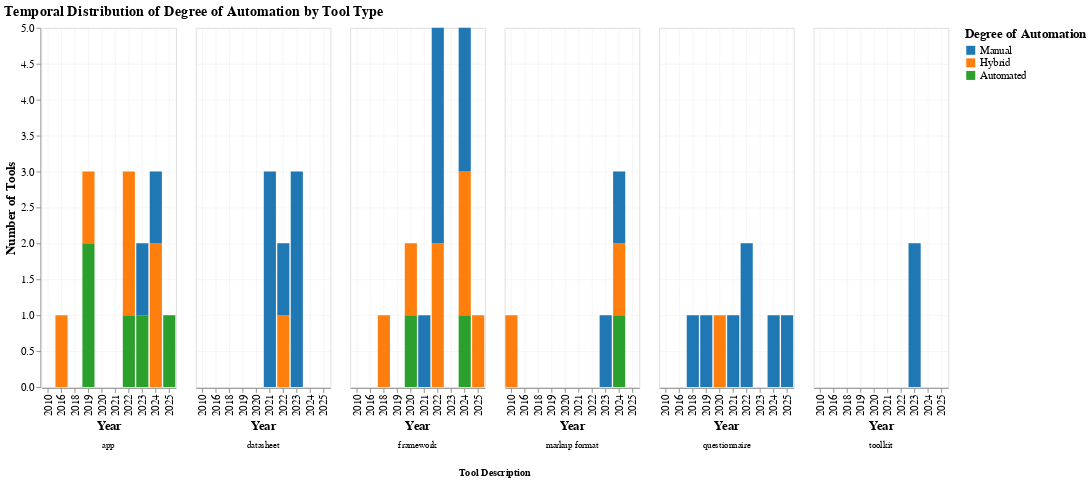

Notebook cell for this chart:
### Code cell
fig1_data = df_clean[['year', 'degree_automation', 'tool_description']].dropna()

fig1_agg = fig1_data.groupby(['year', 'degree_automation', 'tool_description']).size().reset_index(name='count')

print("Unique degree_automation values:", fig1_agg['degree_automation'].unique())

automation_colors = {
    'Manual': '#1f77b4',
    'Hybrid': '#ff7f0e',
    'Automated': '#2ca02c'
}

fig1_option_a = alt.Chart(fig1_agg).mark_bar().encode(
    x=alt.X('year:O', title='Year'),
    y=alt.Y('sum(count):Q', title='Number of Tools'),
    color=alt.Color('degree_automation:N', 
                    title='Degree of Automation',
                    scale=alt.Scale(domain=list(automation_colors.keys()), 
                                  range=list(automation_colors.values()))),
    column=alt.Column('tool_description:N', 
                      title='Tool Description',
                      header=alt.Header(titleOrient='bottom', labelOrient='bottom')),
    tooltip=['year:O', 'degree_automation:N', 'tool_description:N', 'count:Q']
).properties(
    width=150,
    height=400,
    title='Temporal Distribution of Degree of Automation by Tool Type'
)

fig1_option_a

### Figure 1 — Vega-Lite specification as saved in the notebook (floating-point values rounded to 4 significant figures)
{"config": {"view": {"continuousWidth": 600, "continuousHeight": 400}, "mark": {"tooltip": true}, "axis": {"labelFontSize": 12, "titleFontSize": 14, "grid": true, "gridOpacity": 0.3}, "legend": {"labelFontSize": 12, "titleFontSize": 14}, "title": {"fontSize": 16, "anchor": "start"}}, "data": {"name": "data-8f48526738acf06e90dec8cc65436762"}, "mark": {"type": "bar"}, "encoding": {"color": {"field": "degree_automation", "scale": {"domain": ["Manual", "Hybrid", "Automated"], "range": ["#1f77b4", "#ff7f0e", "#2ca02c"]}, "title": "Degree of Automation", "type": "nominal"}, "column": {"field": "tool_description", "header": {"labelOrient": "bottom", "titleOrient": "bottom"}, "title": "Tool Description", "type": "nominal"}, "tooltip": [{"field": "year", "type": "ordinal"}, {"field": "degree_automation", "type": "nominal"}, {"field": "tool_description", "type": "nominal"}, {"field": "count", "type": "quantitative"}], "x": {"field": "year", "title": "Year", "type": "ordinal"}, "y": {"aggregate": "sum", "field": "count", "title": "Number of Tools", "type": "quantitative"}}, "height": 400, "title": "Temporal Distribution of Degree of Automation by Tool Type", "width": 150, "$schema": "https://vega.github.io/schema/vega-lite/v5.20.1.json", "datasets": {"data-8f48526738acf06e90dec8cc65436762": [{"year": 2010, "degree_automation": "Hybrid", "tool_description": "markup format", "count": 1}, {"year": 2016, "degree_automation": "Hybrid", "tool_description": "app", "count": 1}, {"year": 2018, "degree_automation": "Hybrid", "tool_description": "framework", "count": 1}, {"year": 2018, "degree_automation": "Manual", "tool_description": "questionnaire", "count": 1}, {"year": 2019, "degree_automation": "Automated", "tool_description": "app", "count": 2}, {"year": 2019, "degree_automation": "Hybrid", "tool_description": "app", "count": 1}, {"year": 2019, "degree_automation": "Manual", "tool_description": "questionnaire", "count": 1}, {"year": 2020, "degree_automation": "Automated", "tool_description": "framework", "count": 1}, {"year": 2020, "degree_automation": "Hybrid", "tool_description": "framework", "count": 1}, {"year": 2020, "degree_automation": "Hybrid", "tool_description": "questionnaire", "count": 1}, {"year": 2021, "degree_automation": "Manual", "tool_description": "datasheet", "count": 3}, {"year": 2021, "degree_automation": "Manual", "tool_description": "framework", "count": 1}, {"year": 2021, "degree_automation": "Manual", "tool_description": "questionnaire", "count": 1}, {"year": 2022, "degree_automation": "Automated", "tool_description": "app", "count": 1}, {"year": 2022, "degree_automation": "Hybrid", "tool_description": "app", "count": 2}, {"year": 2022, "degree_automation": "Hybrid", "tool_description": "datasheet", "count": 1}, {"year": 2022, "degree_automation": "Hybrid", "tool_description": "framework", "count": 2}, {"year": 2022, "degree_automation": "Manual", "tool_description": "datasheet", "count": 1}, {"year": 2022, "degree_automation": "Manual", "tool_description": "framework", "count": 3}, {"year": 2022, "degree_automation": "Manual", "tool_description": "questionnaire", "count": 2}, {"year": 2023, "degree_automation": "Automated", "tool_description": "app", "count": 1}, {"year": 2023, "degree_automation": "Manual", "tool_description": "app", "count": 1}, {"year": 2023, "degree_automation": "Manual", "tool_description": "datasheet", "count": 3}, {"year": 2023, "degree_automation": "Manual", "tool_description": "markup format", "count": 1}, {"year": 2023, "degree_automation": "Manual", "tool_description": "toolkit", "count": 2}, {"year": 2024, "degree_automation": "Automated", "tool_description": "framework", "count": 1}, {"year": 2024, "degree_automation": "Automated", "tool_description": "markup format", "count": 1}, {"year": 2024, "degree_automation": "Hybrid", "tool_description": "app", "count": 2}, {"year": 2024, "degree_automation": "Hybrid", "tool_description": "framework", "count": 2}, {"year": 2024, "degree_automation": "Hybrid", "tool_description": "markup format", "count": 1}, {"year": 2024, "degree_automation": "Manual", "tool_description": "app", "count": 1}, {"year": 2024, "degree_automation": "Manual", "tool_description": "framework", "count": 2}, {"year": 2024, "degree_automation": "Manual", "tool_description": "markup format", "count": 1}, {"year": 2024, "degree_automation": "Manual", "tool_description": "questionnaire", "count": 1}, {"year": 2025, "degree_automation": "Automated", "tool_description": "app", "count": 1}, {"year": 2025, "degree_automation": "Hybrid", "tool_description": "framework", "count": 1}, {"year": 2025, "degree_automation": "Manual", "tool_description": "questionnaire", "count": 1}]}}
